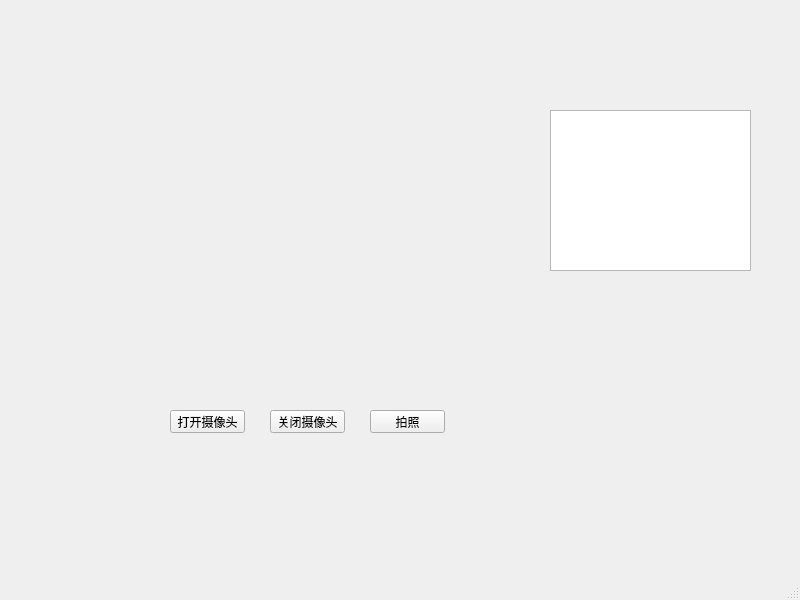
<?xml version="1.0" encoding="UTF-8"?>
<ui version="4.0">
 <class>MainWindow</class>
 <widget class="QMainWindow" name="MainWindow">
  <property name="geometry">
   <rect>
    <x>0</x>
    <y>0</y>
    <width>800</width>
    <height>600</height>
   </rect>
  </property>
  <property name="windowTitle">
   <string>MainWindow</string>
  </property>
  <widget class="QWidget" name="centralwidget">
   <widget class="QLabel" name="recWindow">
    <property name="geometry">
     <rect>
      <x>100</x>
      <y>90</y>
      <width>221</width>
      <height>221</height>
     </rect>
    </property>
    <property name="text">
     <string/>
    </property>
   </widget>
   <widget class="QPushButton" name="openCameraBtn">
    <property name="geometry">
     <rect>
      <x>170</x>
      <y>410</y>
      <width>75</width>
      <height>23</height>
     </rect>
    </property>
    <property name="text">
     <string>打开摄像头</string>
    </property>
   </widget>
   <widget class="QTextEdit" name="msgDisplay">
    <property name="geometry">
     <rect>
      <x>550</x>
      <y>110</y>
      <width>201</width>
      <height>161</height>
     </rect>
    </property>
   </widget>
   <widget class="QLabel" name="photoWindow">
    <property name="geometry">
     <rect>
      <x>420</x>
      <y>230</y>
      <width>54</width>
      <height>12</height>
     </rect>
    </property>
    <property name="text">
     <string/>
    </property>
   </widget>
   <widget class="QPushButton" name="closeCameraBtn">
    <property name="geometry">
     <rect>
      <x>270</x>
      <y>410</y>
      <width>75</width>
      <height>23</height>
     </rect>
    </property>
    <property name="text">
     <string>关闭摄像头</string>
    </property>
   </widget>
   <widget class="QPushButton" name="takePhotoBtn">
    <property name="geometry">
     <rect>
      <x>370</x>
      <y>410</y>
      <width>75</width>
      <height>23</height>
     </rect>
    </property>
    <property name="text">
     <string>拍照</string>
    </property>
   </widget>
  </widget>
  <widget class="QMenuBar" name="menubar">
   <property name="geometry">
    <rect>
     <x>0</x>
     <y>0</y>
     <width>800</width>
     <height>23</height>
    </rect>
   </property>
  </widget>
  <widget class="QStatusBar" name="statusbar"/>
 </widget>
 <resources/>
 <connections/>
</ui>
